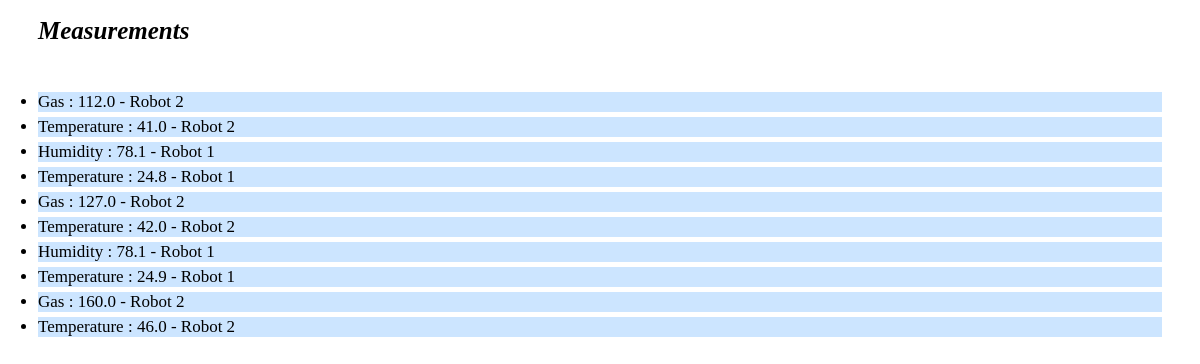
/home/measurements/, run on the app's committed database.
### Home/models.py (models this page shows, shortened)
class measurement(models.Model):
    sensor = models.ForeignKey(sensor, on_delete=models.CASCADE, related_name="measurement_sensor")
    value = models.FloatField()
    time = models.DateTimeField()
    agent = models.ForeignKey(agent, on_delete=models.CASCADE, related_name="measurement_agent")

class sensor(models.Model):
    sensor_type = models.CharField(max_length=45)
    cost = models.IntegerField()
    manufacturer = models.CharField(max_length=45)
    def __str__(self):
       return f"{self.sensor_type}"

class agent(models.Model):
    agent_name = models.CharField(max_length=45)
    agent_type = models.CharField(max_length=45)
    manufacturer = models.CharField(max_length=45)
    firstoperationdate = models.DateTimeField()
    def __str__(self):
       return f"{self.agent_name}"

### Home/views.py (the view)
# urls.py: path("measurements/", views.show_measurements, name="measurement"),
def show_measurements(request):
    return render(request, "home/measurements.html", {
        "measurements":measurement.objects.all().order_by('-time')[:10]
    })

### Home/templates/Home/measurements.html (shortened to what this page needs)
<!DOCTYPE html>
<html lang="en">
<head>
</head>
<body>
            <div>
                <h1 style="font-size:25px;">Measurements</h1>
            </div>
                <ul id="measure1">
                    {% for measurement in measurements %}
                    <li id="measure2"> {{measurement.sensor}} : {{measurement.value}}    - {{measurement.agent}}</li>
                    {% endfor %}
                </ul>
</body>
</html>

### Home/templates/Home/measurements.html (style rules this page uses)
#measure1 { padding: 25px; }
#measure2 { background: #cce5ff; margin: 5px; font-size: 17px; }
h1 { font-weight: bold; font-style: italic; text-align: left; padding-left: 30px; }

### data on the page
measurement: sensor "Gas", value "112.0", agent "Robot 2"
measurement: sensor "Temperature", value "41.0", agent "Robot 2"
measurement: sensor "Humidity", value "78.1", agent "Robot 1"
measurement: sensor "Temperature", value "24.8", agent "Robot 1"
measurement: sensor "Gas", value "127.0", agent "Robot 2"
measurement: sensor "Temperature", value "42.0", agent "Robot 2"
measurement: sensor "Humidity", value "78.1", agent "Robot 1"
measurement: sensor "Temperature", value "24.9", agent "Robot 1"
measurement: sensor "Gas", value "160.0", agent "Robot 2"
measurement: sensor "Temperature", value "46.0", agent "Robot 2"
